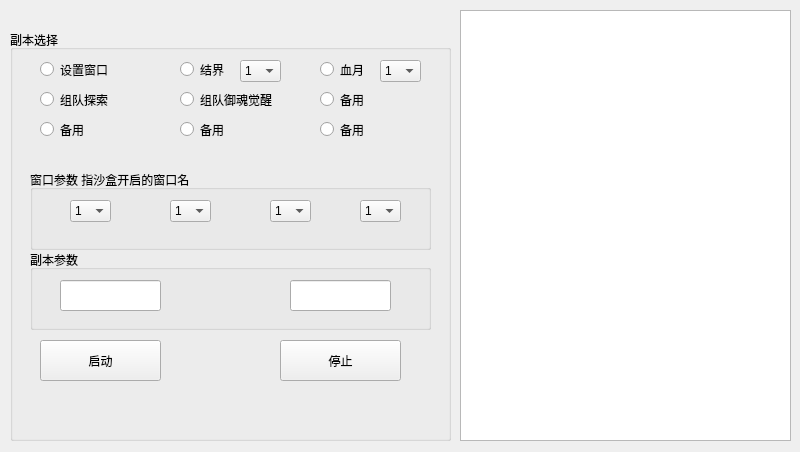
<?xml version="1.0" encoding="UTF-8"?>
<ui version="4.0">
 <class>MainWindow</class>
 <widget class="QMainWindow" name="MainWindow">
  <property name="geometry">
   <rect>
    <x>0</x>
    <y>0</y>
    <width>800</width>
    <height>452</height>
   </rect>
  </property>
  <property name="windowTitle">
   <string>痒痒鼠1.3</string>
  </property>
  <widget class="QWidget" name="centralwidget">
   <widget class="QGroupBox" name="groupBox">
    <property name="geometry">
     <rect>
      <x>10</x>
      <y>30</y>
      <width>441</width>
      <height>411</height>
     </rect>
    </property>
    <property name="title">
     <string>副本选择</string>
    </property>
    <widget class="QRadioButton" name="radioButton_1">
     <property name="geometry">
      <rect>
       <x>30</x>
       <y>30</y>
       <width>115</width>
       <height>19</height>
      </rect>
     </property>
     <property name="text">
      <string>设置窗口</string>
     </property>
     <attribute name="buttonGroup">
      <string notr="true">buttonGroup</string>
     </attribute>
    </widget>
    <widget class="QRadioButton" name="radioButton_2">
     <property name="geometry">
      <rect>
       <x>170</x>
       <y>30</y>
       <width>61</width>
       <height>19</height>
      </rect>
     </property>
     <property name="text">
      <string>结界</string>
     </property>
     <attribute name="buttonGroup">
      <string notr="true">buttonGroup</string>
     </attribute>
    </widget>
    <widget class="QRadioButton" name="radioButton_3">
     <property name="geometry">
      <rect>
       <x>310</x>
       <y>30</y>
       <width>61</width>
       <height>19</height>
      </rect>
     </property>
     <property name="text">
      <string>血月</string>
     </property>
     <attribute name="buttonGroup">
      <string notr="true">buttonGroup</string>
     </attribute>
    </widget>
    <widget class="QRadioButton" name="radioButton_4">
     <property name="geometry">
      <rect>
       <x>30</x>
       <y>60</y>
       <width>115</width>
       <height>19</height>
      </rect>
     </property>
     <property name="text">
      <string>组队探索</string>
     </property>
     <attribute name="buttonGroup">
      <string notr="true">buttonGroup</string>
     </attribute>
    </widget>
    <widget class="QRadioButton" name="radioButton_5">
     <property name="geometry">
      <rect>
       <x>170</x>
       <y>60</y>
       <width>115</width>
       <height>19</height>
      </rect>
     </property>
     <property name="text">
      <string>组队御魂觉醒</string>
     </property>
     <attribute name="buttonGroup">
      <string notr="true">buttonGroup</string>
     </attribute>
    </widget>
    <widget class="QRadioButton" name="radioButton_6">
     <property name="geometry">
      <rect>
       <x>310</x>
       <y>60</y>
       <width>115</width>
       <height>19</height>
      </rect>
     </property>
     <property name="text">
      <string>备用</string>
     </property>
     <attribute name="buttonGroup">
      <string notr="true">buttonGroup</string>
     </attribute>
    </widget>
    <widget class="QPushButton" name="pushButton_1">
     <property name="geometry">
      <rect>
       <x>30</x>
       <y>310</y>
       <width>121</width>
       <height>41</height>
      </rect>
     </property>
     <property name="text">
      <string>启动</string>
     </property>
    </widget>
    <widget class="QPushButton" name="pushButton_2">
     <property name="geometry">
      <rect>
       <x>270</x>
       <y>310</y>
       <width>121</width>
       <height>41</height>
      </rect>
     </property>
     <property name="text">
      <string>停止</string>
     </property>
    </widget>
    <widget class="QGroupBox" name="groupBox_2">
     <property name="geometry">
      <rect>
       <x>20</x>
       <y>140</y>
       <width>401</width>
       <height>80</height>
      </rect>
     </property>
     <property name="title">
      <string>窗口参数 指沙盒开启的窗口名</string>
     </property>
     <widget class="QComboBox" name="comboBox_1">
      <property name="geometry">
       <rect>
        <x>40</x>
        <y>30</y>
        <width>41</width>
        <height>22</height>
       </rect>
      </property>
      <item>
       <property name="text">
        <string>1</string>
       </property>
      </item>
      <item>
       <property name="text">
        <string>2</string>
       </property>
      </item>
      <item>
       <property name="text">
        <string>3</string>
       </property>
      </item>
      <item>
       <property name="text">
        <string>4</string>
       </property>
      </item>
     </widget>
     <widget class="QComboBox" name="comboBox_2">
      <property name="geometry">
       <rect>
        <x>140</x>
        <y>30</y>
        <width>41</width>
        <height>22</height>
       </rect>
      </property>
      <item>
       <property name="text">
        <string>1</string>
       </property>
      </item>
      <item>
       <property name="text">
        <string>2</string>
       </property>
      </item>
      <item>
       <property name="text">
        <string>3</string>
       </property>
      </item>
      <item>
       <property name="text">
        <string>4</string>
       </property>
      </item>
     </widget>
     <widget class="QComboBox" name="comboBox_3">
      <property name="geometry">
       <rect>
        <x>240</x>
        <y>30</y>
        <width>41</width>
        <height>22</height>
       </rect>
      </property>
      <item>
       <property name="text">
        <string>1</string>
       </property>
      </item>
      <item>
       <property name="text">
        <string>2</string>
       </property>
      </item>
      <item>
       <property name="text">
        <string>3</string>
       </property>
      </item>
      <item>
       <property name="text">
        <string>4</string>
       </property>
      </item>
     </widget>
     <widget class="QComboBox" name="comboBox_4">
      <property name="geometry">
       <rect>
        <x>330</x>
        <y>30</y>
        <width>41</width>
        <height>22</height>
       </rect>
      </property>
      <item>
       <property name="text">
        <string>1</string>
       </property>
      </item>
      <item>
       <property name="text">
        <string>2</string>
       </property>
      </item>
      <item>
       <property name="text">
        <string>3</string>
       </property>
      </item>
      <item>
       <property name="text">
        <string>4</string>
       </property>
      </item>
     </widget>
    </widget>
    <widget class="QRadioButton" name="radioButton_7">
     <property name="geometry">
      <rect>
       <x>30</x>
       <y>90</y>
       <width>115</width>
       <height>19</height>
      </rect>
     </property>
     <property name="text">
      <string>备用</string>
     </property>
     <attribute name="buttonGroup">
      <string notr="true">buttonGroup</string>
     </attribute>
    </widget>
    <widget class="QRadioButton" name="radioButton_8">
     <property name="geometry">
      <rect>
       <x>170</x>
       <y>90</y>
       <width>115</width>
       <height>19</height>
      </rect>
     </property>
     <property name="text">
      <string>备用</string>
     </property>
     <attribute name="buttonGroup">
      <string notr="true">buttonGroup</string>
     </attribute>
    </widget>
    <widget class="QRadioButton" name="radioButton_9">
     <property name="geometry">
      <rect>
       <x>310</x>
       <y>90</y>
       <width>115</width>
       <height>19</height>
      </rect>
     </property>
     <property name="text">
      <string>备用</string>
     </property>
     <attribute name="buttonGroup">
      <string notr="true">buttonGroup</string>
     </attribute>
    </widget>
    <widget class="QGroupBox" name="groupBox_3">
     <property name="geometry">
      <rect>
       <x>20</x>
       <y>220</y>
       <width>401</width>
       <height>80</height>
      </rect>
     </property>
     <property name="title">
      <string>副本参数</string>
     </property>
     <widget class="QLineEdit" name="lineEdit_times">
      <property name="geometry">
       <rect>
        <x>30</x>
        <y>30</y>
        <width>101</width>
        <height>31</height>
       </rect>
      </property>
      <property name="maxLength">
       <number>4</number>
      </property>
      <property name="alignment">
       <set>Qt::AlignLeading|Qt::AlignLeft|Qt::AlignTop</set>
      </property>
     </widget>
     <widget class="QLineEdit" name="lineEdit_qqname">
      <property name="geometry">
       <rect>
        <x>260</x>
        <y>30</y>
        <width>101</width>
        <height>31</height>
       </rect>
      </property>
      <property name="maxLength">
       <number>10</number>
      </property>
      <property name="alignment">
       <set>Qt::AlignLeading|Qt::AlignLeft|Qt::AlignTop</set>
      </property>
     </widget>
    </widget>
    <widget class="QComboBox" name="comboBox_jienum">
     <property name="geometry">
      <rect>
       <x>230</x>
       <y>30</y>
       <width>41</width>
       <height>22</height>
      </rect>
     </property>
     <property name="editable">
      <bool>false</bool>
     </property>
     <item>
      <property name="text">
       <string>1</string>
      </property>
     </item>
     <item>
      <property name="text">
       <string>2</string>
      </property>
     </item>
     <item>
      <property name="text">
       <string>3</string>
      </property>
     </item>
     <item>
      <property name="text">
       <string>4</string>
      </property>
     </item>
    </widget>
    <widget class="QComboBox" name="comboBox_xuenum">
     <property name="geometry">
      <rect>
       <x>370</x>
       <y>30</y>
       <width>41</width>
       <height>22</height>
      </rect>
     </property>
     <item>
      <property name="text">
       <string>1</string>
      </property>
     </item>
     <item>
      <property name="text">
       <string>2</string>
      </property>
     </item>
     <item>
      <property name="text">
       <string>3</string>
      </property>
     </item>
     <item>
      <property name="text">
       <string>4</string>
      </property>
     </item>
    </widget>
   </widget>
   <widget class="QTextBrowser" name="textBrowser">
    <property name="geometry">
     <rect>
      <x>460</x>
      <y>10</y>
      <width>331</width>
      <height>431</height>
     </rect>
    </property>
   </widget>
  </widget>
  <action name="actionsadf">
   <property name="checkable">
    <bool>true</bool>
   </property>
   <property name="icon">
    <iconset resource="res.qrc">
     <normaloff>:/ico/easyicon_net_512.ico</normaloff>:/ico/easyicon_net_512.ico</iconset>
   </property>
   <property name="text">
    <string>sadf</string>
   </property>
  </action>
 </widget>
 <resources>
  <include location="res.qrc"/>
 </resources>
 <connections>
  <connection>
   <sender>buttonGroup</sender>
   <signal>buttonClicked(int)</signal>
   <receiver>MainWindow</receiver>
   <slot>setMod()</slot>
   <hints>
    <hint type="sourcelabel">
     <x>-1</x>
     <y>-1</y>
    </hint>
    <hint type="destinationlabel">
     <x>399</x>
     <y>299</y>
    </hint>
   </hints>
  </connection>
  <connection>
   <sender>pushButton_1</sender>
   <signal>clicked()</signal>
   <receiver>MainWindow</receiver>
   <slot>start()</slot>
   <hints>
    <hint type="sourcelabel">
     <x>160</x>
     <y>394</y>
    </hint>
    <hint type="destinationlabel">
     <x>265</x>
     <y>523</y>
    </hint>
   </hints>
  </connection>
  <connection>
   <sender>pushButton_2</sender>
   <signal>clicked()</signal>
   <receiver>MainWindow</receiver>
   <slot>stop()</slot>
   <hints>
    <hint type="sourcelabel">
     <x>400</x>
     <y>394</y>
    </hint>
    <hint type="destinationlabel">
     <x>549</x>
     <y>534</y>
    </hint>
   </hints>
  </connection>
  <connection>
   <sender>comboBox_jienum</sender>
   <signal>currentTextChanged(QString)</signal>
   <receiver>MainWindow</receiver>
   <slot>setjienum()</slot>
   <hints>
    <hint type="sourcelabel">
     <x>258</x>
     <y>73</y>
    </hint>
    <hint type="destinationlabel">
     <x>269</x>
     <y>21</y>
    </hint>
   </hints>
  </connection>
  <connection>
   <sender>comboBox_xuenum</sender>
   <signal>currentTextChanged(QString)</signal>
   <receiver>MainWindow</receiver>
   <slot>setxuenum()</slot>
   <hints>
    <hint type="sourcelabel">
     <x>412</x>
     <y>70</y>
    </hint>
    <hint type="destinationlabel">
     <x>431</x>
     <y>20</y>
    </hint>
   </hints>
  </connection>
  <connection>
   <sender>lineEdit_times</sender>
   <signal>editingFinished()</signal>
   <receiver>MainWindow</receiver>
   <slot>settimes()</slot>
   <hints>
    <hint type="sourcelabel">
     <x>89</x>
     <y>297</y>
    </hint>
    <hint type="destinationlabel">
     <x>103</x>
     <y>15</y>
    </hint>
   </hints>
  </connection>
  <connection>
   <sender>lineEdit_qqname</sender>
   <signal>editingFinished()</signal>
   <receiver>MainWindow</receiver>
   <slot>setqqname()</slot>
   <hints>
    <hint type="sourcelabel">
     <x>198</x>
     <y>295</y>
    </hint>
    <hint type="destinationlabel">
     <x>217</x>
     <y>15</y>
    </hint>
   </hints>
  </connection>
 </connections>
 <slots>
  <slot>setMod()</slot>
  <slot>start()</slot>
  <slot>stop()</slot>
  <slot>setjienum()</slot>
  <slot>setxuenum()</slot>
  <slot>settimes()</slot>
  <slot>setqqname()</slot>
 </slots>
 <buttongroups>
  <buttongroup name="buttonGroup"/>
 </buttongroups>
</ui>
